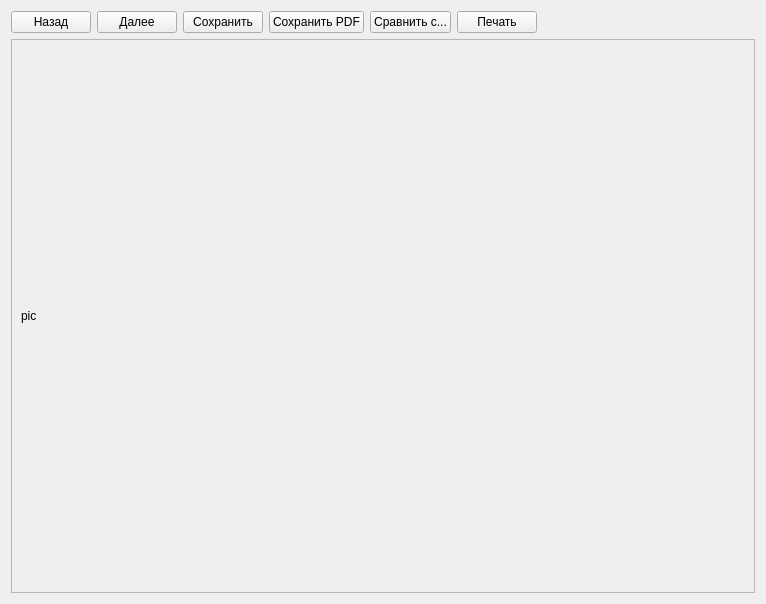
<?xml version="1.0" encoding="UTF-8"?>
<ui version="4.0">
 <class>Viewer</class>
 <widget class="QWidget" name="Viewer">
  <property name="geometry">
   <rect>
    <x>0</x>
    <y>0</y>
    <width>766</width>
    <height>604</height>
   </rect>
  </property>
  <property name="windowTitle">
   <string>Результаты испытаний</string>
  </property>
  <layout class="QVBoxLayout" name="verticalLayout">
   <item>
    <layout class="QHBoxLayout" name="horizontalLayout_2">
     <property name="topMargin">
      <number>0</number>
     </property>
     <item>
      <widget class="QPushButton" name="pushButton">
       <property name="text">
        <string>Назад</string>
       </property>
      </widget>
     </item>
     <item>
      <widget class="QPushButton" name="pushButton_2">
       <property name="text">
        <string>Далее</string>
       </property>
      </widget>
     </item>
     <item>
      <widget class="QPushButton" name="Save">
       <property name="text">
        <string>Сохранить</string>
       </property>
      </widget>
     </item>
     <item>
      <widget class="QPushButton" name="SavePDF">
       <property name="text">
        <string>Сохранить PDF</string>
       </property>
      </widget>
     </item>
     <item>
      <widget class="QPushButton" name="Compare">
       <property name="text">
        <string>Сравнить с...</string>
       </property>
      </widget>
     </item>
     <item>
      <widget class="QPushButton" name="Print">
       <property name="text">
        <string>Печать</string>
       </property>
      </widget>
     </item>
     <item>
      <spacer name="horizontalSpacer">
       <property name="orientation">
        <enum>Qt::Horizontal</enum>
       </property>
       <property name="sizeHint" stdset="0">
        <size>
         <width>40</width>
         <height>20</height>
        </size>
       </property>
      </spacer>
     </item>
    </layout>
   </item>
   <item>
    <widget class="QScrollArea" name="scrollArea">
     <property name="widgetResizable">
      <bool>true</bool>
     </property>
     <widget class="QWidget" name="scrollAreaWidgetContents">
      <property name="geometry">
       <rect>
        <x>0</x>
        <y>0</y>
        <width>746</width>
        <height>554</height>
       </rect>
      </property>
      <layout class="QHBoxLayout" name="horizontalLayout">
       <item>
        <widget class="QLabel" name="mPicture">
         <property name="text">
          <string>pic</string>
         </property>
        </widget>
       </item>
      </layout>
     </widget>
    </widget>
   </item>
  </layout>
 </widget>
 <resources/>
 <connections/>
</ui>
